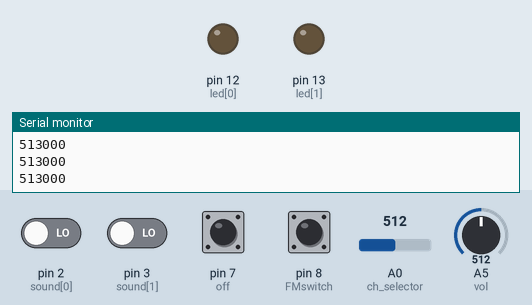
A sketch run on a simulated Arduino Uno, built with avr-gcc and run on an emulated ATmega328P. Shown: output pins drawn as LEDs (lit = HIGH), the last lines printed to the serial monitor. The inputs (shaded band) are chosen by the test bench; at power-on: pin 7 (off), pin 8 (FMswitch) HIGH, pin 2 (sound[0]), pin 3 (sound[1]) LOW, A0 (ch_selector) = 512, A5 (vol) = 512.

Above: at 4.0 s.
4.1 s: pin 7 (off) pulled LOW for 1.8 s
At 7.0 s:
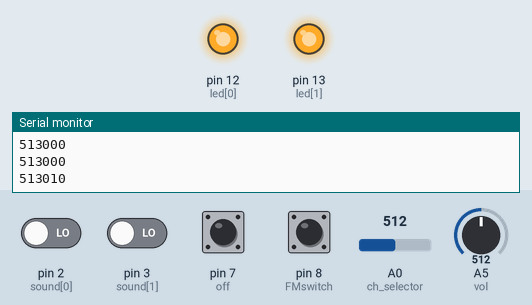
8.8 s: pin 7 (off) pulled LOW for 1.8 s
At 11.4 s:
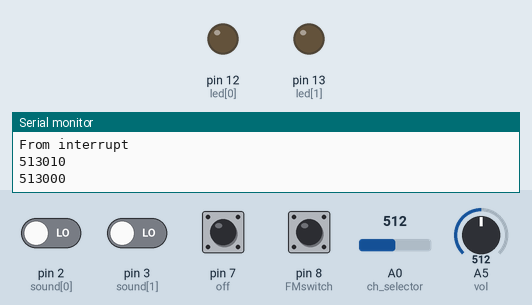
12.1 s: pin 7 (off) driven LOW
At 13.0 s:
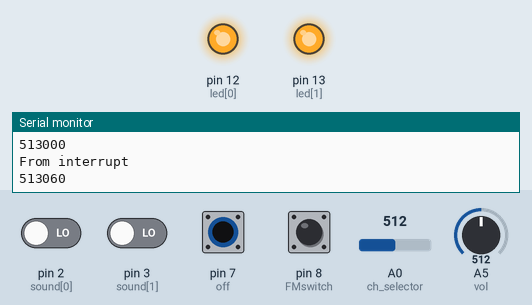
Timing chart, 0 to 15.2 s (numbered marks = the images above; inputs shaded):
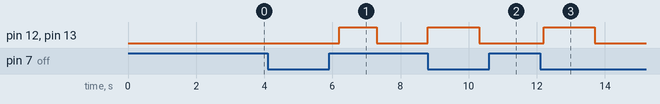

The sketch:

matlab.ino
```cpp
  const int sound[] = {2,3};        //selectors pin
  const int led[]={12,13};          //selection's led
  const int off=7;                  //off pin
  int offread=1;                    //assume it is off
  volatile bool off_state = true;  //assuming it is off
  const int FMswitch=8;
  int FM=1;
  const int choffset=10;
  int serial_read,sequence=0; // for bouncing
  const byte m[] = {1,2};           //sound file index
  int long count=0;
  int long pcount=0;
  int long offcount=0;
  int x=0;
  const int vol=A5;
  //intialize the volume
  int volume_input=513;       //default value
  const int ch_selector=A0;         //chanel selector
  int ch_selector_input=0;
  int chanel= 1;              //default chanel

  void setup(void) {
    // put your setup code here, to run once:
    Serial.begin(9600);
    delay(100);
    //Serial.println("0");
    //  Off pin
    pinMode(off, INPUT_PULLUP); // Set as input with internal pull-up resistor
    pinMode(FMswitch, INPUT_PULLUP); // Set as input with internal pull-up resistor
    // Selectors leds
    for (int i=0;i<2;i++)
    pinMode(led[i],OUTPUT);

    // Selectors pins
    for (int i=0;i<2;i++)
      pinMode(sound[i],INPUT);

    // make the leds off
    for (int i=0;i<2;i++)
      digitalWrite(led[i],LOW);
    delay(100);
    while(offread==1){
      offread=digitalRead(off);
      Serial.println(1000L*volume_input);
      delay(1500);
    }
    //it is on now
    // make the leds on for a second then off
    for (int i=0;i<2;i++)
      digitalWrite(led[i],HIGH);
    Serial.println(1000L*volume_input+10*chanel); // intialize
    delay(1100);
    for (int i=0;i<2;i++)
      digitalWrite(led[i],LOW);
    //Serial.println("First off"); // intialize
    off_state = false;
  }

  void loop(void) {
    /*
    // just to make sure arduino is OK
    digitalWrite(13,HIGH);
    delay(100);
    digitalWrite(13,LOW);
    delay(175);
    */
    //Serial.println(off_state);
    while(off_state==false){
      //for volume
      int old_volume=volume_input;
      volume_input=analogRead(vol);
      if((volume_input>=old_volume+15 ||volume_input<=old_volume-15) && digitalRead(sound[0])==0 && digitalRead(sound[1])==0){
        //check if it changed due to potentiometre not noise
        volume_input=check_analog_pin(vol,old_volume);
        if (x>=2){ //we need first to calculate everything
          Serial.println("from volume");
          Serial.println(1000L*volume_input+10*chanel);
          x=2;
        }
      }
      else{
        volume_input=old_volume;   //leave it as it was before
      }

      //check the off
      offread=digitalRead(off);
      if(offread==1){
        handle_off_Interrupt();
        break;
      }
      //for chanel mode
      int FMselector=digitalRead(FMswitch);

      if(FMselector==0 && chanel<=choffset){
        //it means we switch to AM
        chanel=chanel+choffset;
        FM=0;
        Serial.println("From mode");
        Serial.println(1000L*volume_input+10*chanel);
      }
      else if(FMselector==1 && chanel>=choffset){
        //it means we switch to AM
        chanel=chanel-choffset;
        FM=1;
        Serial.println("From mode");
        Serial.println(1000L*volume_input+10*chanel);
      }

      //for chanel
      int old_chanel_input=ch_selector_input;
      ch_selector_input=analogRead(ch_selector);
      /*
      Serial.print("old input: ");
      Serial.println(old_chanel_input);
      Serial.print("input: ");
      Serial.println(ch_selector_input);
      */
      if((ch_selector_input>=old_chanel_input+15 ||ch_selector_input<=old_chanel_input-15) && digitalRead(sound[0])==0 && digitalRead(sound[1])==0){
        //check if it changed due to potentiometre not noise
        /*int x=old_chanel_input;
        int y=chanel;
        */
        ch_selector_input=check_analog_pin(ch_selector,old_chanel_input);
        chanel=check_chanel(ch_selector_input);
        if (FM==0) //AM
          chanel=chanel+choffset;
        /*
        Serial.print("old: ");
        Serial.println(x);
        Serial.print("old chanel: ");
        Serial.println(y);
        Serial.print("new: ");
        Serial.println(ch_selector_input);
        Serial.print("new chanel: ");
        Serial.println(chanel);
        */
        if (x>=2){ //we need first to calculate everything
          Serial.println("From chanel");
          Serial.println(1000L*volume_input+10*chanel);
          x=2;
        }

      }
      else{
        //Serial.print("else");
        ch_selector_input=old_chanel_input;   //leave it as it was before
      }

      offread=digitalRead(off);
      if(offread==1){
        handle_off_Interrupt();
        break;
      }

      //Serial.println(count);
      if(count>=5000){
       // make the leds off
        for (int i=0;i<2;i++)
          digitalWrite(led[i],LOW);
      }

      if (digitalRead(sound[0])) {
        //check if it is not long click
        if(check_pin(sound[0],serial_read, sequence)){
          digitalWrite(led[1],LOW);
          digitalWrite(led[0],HIGH);
          for(int i=0;i<5;i++){
            //Serial.print("for loop1: ");
            Serial.println("From receive");
            Serial.println(1000L*volume_input+10*chanel+m[0]);
            delay(400);
          }
         delay(100);
         count=0;
         pcount=0;
        }
      sequence=0;
      }

      if (digitalRead(sound[1])) {
      //check if it is not long click
        if(check_pin(sound[1],serial_read, sequence)){
          digitalWrite(led[0],LOW);
          digitalWrite(led[1],HIGH);
          for(int i=0;i<5;i++){
            //Serial.print("for loop2: ");
            Serial.println("From filter");
            Serial.println(1000L*volume_input+10*chanel+m[1]);
            delay(400);
            }
          delay(100);
          count=0;
          pcount=0;
          }
      sequence=0;
      }

      offread=digitalRead(off);
      if(offread==1){
        handle_off_Interrupt();
        break;
      }
      //Serial.println(pcount);
      if(pcount>=150){
        // print in order to keep moniter full
        Serial.println("From loop");
        Serial.println(1000L*volume_input+10*chanel);
        x=2;
        pcount=0;
      }
      delay(10);
      count=count+1;
      pcount=pcount+1;
      x++;
      }

    //Serial.println(offcount);
    if(offcount==1){
    //Serial.println(offcount);
    Serial.println(1000L*volume_input);
    delay(5000);
    }

    offread=digitalRead(off);
      if(offread==0){
        handle_off_Interrupt();
      }
    offcount++;
    }

  int check_pin(int pin,int &reading, int &seq){
    reading=digitalRead(pin);
    delay(60);
    /*Serial.print("reading=");
    Serial.print(reading);
    Serial.print(" seq=");
    Serial.println(seq);*/
    while(reading){
      seq=seq+1;
      reading=digitalRead(pin);
      delay(30);
      /*Serial.print("reading=");
      Serial.print(reading);
      Serial.print(" seq=");
      Serial.println(seq);*/
      }

   if(6<seq&&seq<=50){
      return 1;
      }
   return 0;
  }

  //to avoid analog noise
int check_analog_pin(int pin,int reading){
  while(1){ // want be out until stabilized
  int counter=1;
  int readinga[23];
  int diff[3];
  readinga[0]=analogRead(pin);
  /*
  Serial.print("readinga: ");
  Serial.print("first time ");
  Serial.println(readinga[0]);
  */
  delay(100);
  for (;counter<4;counter++){
      readinga[counter]=analogRead(pin);
      /*
      Serial.print("readinga: ");
      Serial.print("first for loop ");
      Serial.println(counter);
      Serial.println(readinga[counter]);
      Serial.println(readinga[counter-1]);
      */
      diff[counter-1]=abs(readinga[counter]-readinga[counter-1]);
      delay(100);
  }
  //Serial.print("out first for loop ");
  int i =0;
  for(;i<3;i++){
    //Serial.print("diff: ");
    //Serial.println(diff[i]);
    if(diff[i]>6) //it is not stabilized
      break;
    if(i==2){ //we are good
      //Serial.println("We are good\n mes: ");
      if (readinga[counter-1]>=reading+4 || readinga[counter-1]<=reading-4){
        //Serial.println(readinga[counter-1]);
        return readinga[counter-1];
      }
      else{
        //Serial.println(reading);
        return reading;
      }
    }
  }
  i=0;

  while(counter<23){
    readinga[counter]=analogRead(pin);
    //Serial.print("readinga: ");
    //Serial.println(readinga[counter]);
    if(i==3){
      for(i=0;i<3;i++)
        diff[i]=abs(readinga[counter-3+i]-readinga[counter-4+i]);
      i =0;
      for(;i<3;i++){
        //Serial.print("diff: ");
        //Serial.println(diff[i]);
        if(diff[i]>6) //it is not stabilized
          break;
        if(i==2){ //we are good
          //Serial.println("We are good\n mes: ");
          if (readinga[counter-1]>=reading+4 || readinga[counter-1]<=reading-4){
            //Serial.println(readinga[counter-1]);
            return readinga[counter-1];
          }
          else{
           //Serial.println(reading);
           return reading;
          }
          }
        }
      i=0;
      }

    counter++;
    i++;
    delay(100);
    }
  }
  }

  //to map the input
  int check_chanel(int reading){
    /*
     * the frequency spectrum
     * 0-204   ch1 palastine  =1
     * 205-323 noise1         =5
     * 324-425 ch2 normal     =2
     * 426-544 noise2         =6
     * 545-748 ch3 Dj         =3
     * 749-816 noise3         =7
     * 816-1020 ch4 recorded  =4
     */
    //Serial.print("chanel reading: ");
    //Serial.println(reading);
    if (reading <= 204)
      return 1;
    else if (reading >= 205 && reading <= 323)
      return 5;
    else if (reading >= 324 && reading <= 425)
      return 2;
    else if (reading >= 426 && reading <= 544)
      return 6;
    else if (reading >= 545 && reading <= 748)
      return 3;
    else if (reading >= 749 && reading <= 816)
      return 7;
    else if (reading >= 816)
      return 4;
    else  //it is noise
      return 5;
  }

  void handle_off_Interrupt(){
    //Serial.println("Interrupt");
    //Serial.println(off_state);
    if(off_state==false){ //if it was on
      Serial.println(1000L*volume_input);

      //off the leds
      for (int i=0;i<2;i++)
        digitalWrite(led[i],LOW);
      delay(1500);
    }
    else{ //if it was off
      Serial.println("From interrupt");
      Serial.println(1000L*volume_input+10*chanel);
      //on the leds
      for (int i=0;i<2;i++)
        digitalWrite(led[i],HIGH);
     delay(1500);
     // off it again
     for (int i=0;i<2;i++)
      digitalWrite(led[i],LOW);
    }
    off_state=!off_state;
    offcount=0;
    //Serial.println(off_state);
  }
```

Measured:
- after the input at 4.1 s, pin 12 (led[0]), pin 13 (led[1]): LOW → HIGH after 2.1 s, → LOW 1.1 s later
- after the input at 8.8 s, pin 12 (led[0]), pin 13 (led[1]): LOW → HIGH at once, → LOW 1.5 s later
- after the input at 12.1 s, pin 12 (led[0]), pin 13 (led[1]): LOW → HIGH after 0.10 s, → LOW 1.5 s later
